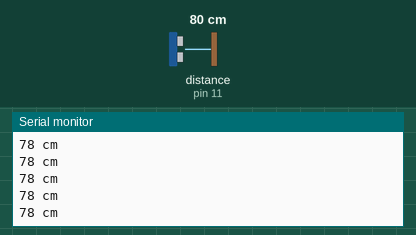
Recording of a sketch running on a simulated Arduino Uno, built with avr-gcc and run on an emulated ATmega328P. Parts: the last lines printed to the serial monitor. Wiring (inferred from the names in the program): ultrasonic range finder: trigger pin 12; echo pin 11. The inputs (shaded band) are chosen by the test bench; at power-on: distance to the obstacle (sensor on pin 11) 80 cm. The echo pulse lasts 58.3 µs per cm.

Above: at 1.2 s.
1.3 s: distance to the obstacle (sensor on pin 11) set to 2 cm
At 1.38 s:
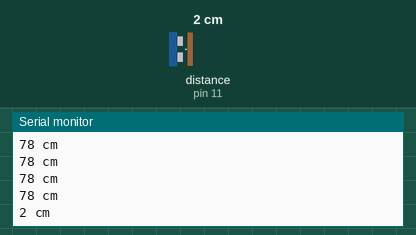
2.8 s: distance to the obstacle (sensor on pin 11) set to 35 cm
At 2.8 s:
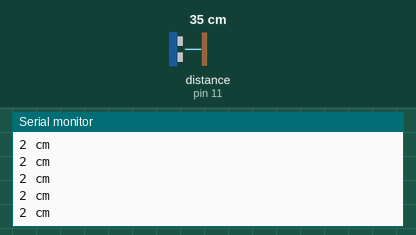
Timing chart, 0 to 5.8 s (numbered marks = the images above; inputs shaded):
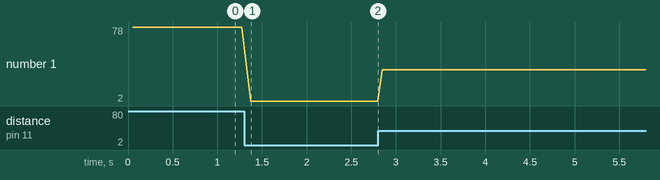

The sketch:

NEW_PING_WO_LIB.ino
```cpp
const int trigPin = 12;
const int echoPin = 11;
long duration;
int distance;

void setup() {
  pinMode(trigPin, OUTPUT);
  pinMode(echoPin, INPUT);
  Serial.begin(9600);
}

void loop() {
  delay(50);
  digitalWrite(trigPin, LOW);
  delayMicroseconds(5);
  digitalWrite(trigPin, HIGH);
  delayMicroseconds(15);
  digitalWrite(trigPin, LOW);

  duration = pulseIn(echoPin, HIGH);
  distance = duration*0.034/2;

  if (distance <= 400 && distance >= 2) {
    Serial.print(distance);
    Serial.println(" cm");
  }

}
```

Measured:
- after the input at 1.3 s, the serial monitor: prints a new line after 0.07 s (image 1)
- plotted number 1: 78 → 2 after the input at 1.3 s, 2 → 34 after the input at 2.8 s
